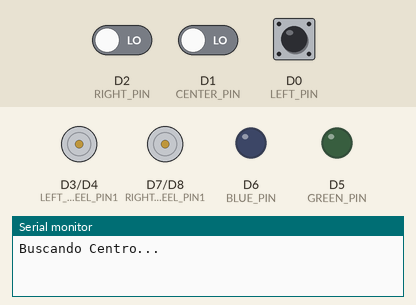
Bench run of a sketch on a simulated ESP8266 (NodeMCU). Parts: motor-driver pin pairs drawn as motors (green arrow = first pin HIGH = forward, orange = second pin HIGH = backward, longer = more drive), output pins drawn as LEDs (lit = HIGH), the last lines printed to the serial monitor. Dashed ring = blinking. The inputs (shaded band) are chosen by the test bench; at power-on: D1 (CENTER_PIN) LOW, D0 (LEFT_PIN) LOW, D2 (RIGHT_PIN) LOW.

Above: at 6.2 s.
6.3 s: D1 (CENTER_PIN) driven HIGH
At 6.66 s:
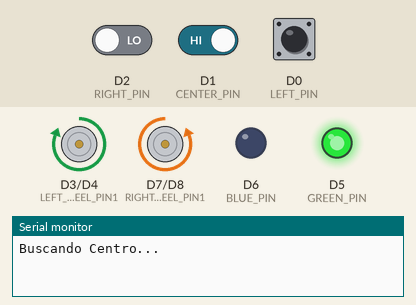
9.3 s: D0 (LEFT_PIN) pulled HIGH for 0.15 s
At 9.48 s:
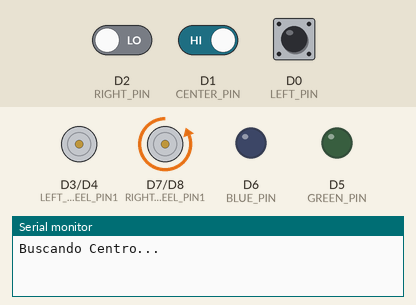
12.3 s: D1 (CENTER_PIN) driven LOW
At 13.86 s:
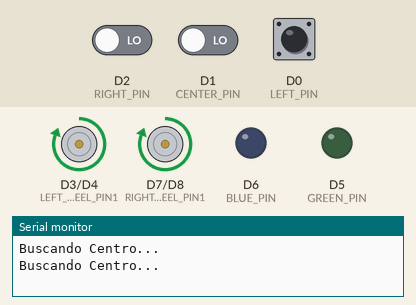
15.3 s: D1 (CENTER_PIN) driven HIGH
At 16.18 s:
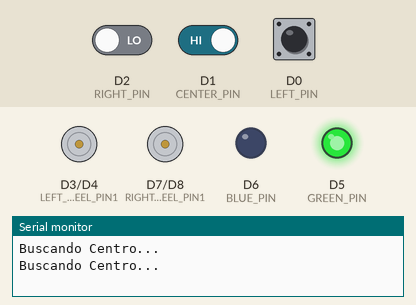
18.3 s: D0 (LEFT_PIN) pulled HIGH for 3.2 s
At 18.48 s:
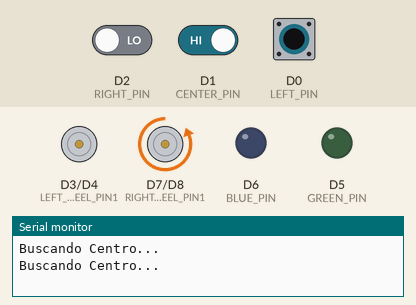
23.0 s: D2 (RIGHT_PIN) driven HIGH and D0 (LEFT_PIN) driven HIGH
At 24.12 s:
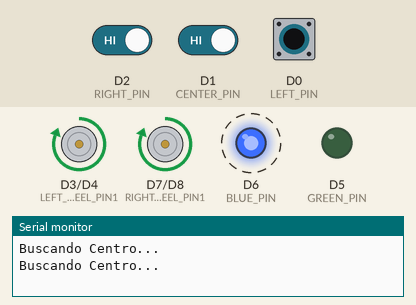
Timing chart, 0 to 27.0 s (numbered marks = the images above; inputs shaded):
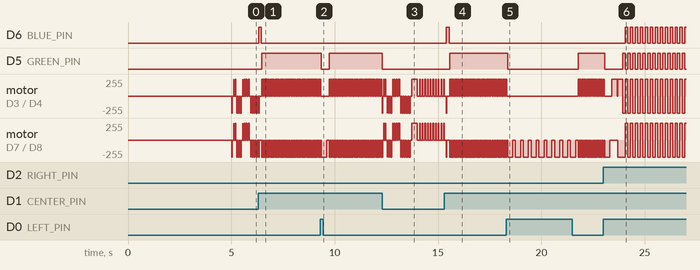

Measured:
- after the input at 6.3 s, D6 (BLUE_PIN): LOW → HIGH at once, → LOW 0.13 s later; D5 (GREEN_PIN): LOW → HIGH after 0.18 s
- after the input at 9.3 s, D5 (GREEN_PIN): HIGH → LOW after 0.06 s, → HIGH 0.38 s later
- after the input at 12.3 s, D5 (GREEN_PIN): HIGH → LOW at once
- after the input at 15.3 s, D6 (BLUE_PIN): LOW → HIGH after 0.11 s, → LOW 0.13 s later; D5 (GREEN_PIN): LOW → HIGH after 0.26 s
- after the input at 18.3 s, D5 (GREEN_PIN): HIGH → LOW after 0.06 s, → HIGH 3.4 s later
- after the input at 23.0 s, D6 (BLUE_PIN): alternates HIGH for 0.12 s and LOW for 0.12 s, starting after 1.1 s; D5 (GREEN_PIN): HIGH → LOW after 0.07 s, then repeats every 0.24 s: HIGH 0.12 s, LOW 0.12 s
- by itself, motor on D3 (LEFT_WHEEL_PIN1) / D4 (LEFT_WHEEL_PIN2): repeats every 0.08 s: forward 255/255 0.05 s, stopped 0.03 s

The sketch:

Maze-Solver.ino
```cpp
enum state {
  STOPPED,
  GOING_FORWARD,
  RECENTERING,
  TURNING_BACK,
  GOAL_REACHED
};
//#include "Decisions.h"

// PIN OUT
const int RIGHT_PIN = D2;
const int CENTER_PIN = D1;
const int LEFT_PIN = D0;
const int LEFT_WHEEL_PIN1 = D3;
const int LEFT_WHEEL_PIN2 = D4;
const int RIGHT_WHEEL_PIN1 = D7;
const int RIGHT_WHEEL_PIN2 = D8;
const int GREEN_PIN = D5;
const int BLUE_PIN = D6;


// CONSTANTS
const int GOAL_COUNTER_THRESHOLD = 5;
const int MOVE_TIME = 50;
const int CENTER_SEARCH_MOVE_LAPSE = 15;
const int SEARCH_ITERS = 6;
const int U_TURN_INITIAL_MOVE_LAPSE = 250;
const int TURN_INIT_LAPSE = 250;
const int REFINEMENT_LAPSE = 25;
const int MAX_REFINEMENT_FACTOR = 5;
const int READS_REMEMBERED = 100;
const int RIGHT_INDEX = 0;
const int LEFT_INDEX = 1;
const int CENTER_INDEX = 2;

// ROBOT MEMORY
enum state robot_state;
int last_reads [READS_REMEMBERED][3];
int last_read_index = 0;
int goal_counter = 0;
unsigned long time_last_log = millis();
//enum decision posibilities [5]= {NO_OP, NO_OP, NO_OP, NO_OP, NO_OP};
//int decision_index = 0;
//bool take_turn = false;


void setup() {
  robot_state = STOPPED;
  pinMode(RIGHT_PIN, INPUT); //Sensor infrarrojo como entrada
  pinMode(CENTER_PIN, INPUT);
  pinMode(LEFT_PIN, INPUT);
  pinMode(LEFT_WHEEL_PIN1, OUTPUT);
  pinMode(LEFT_WHEEL_PIN2, OUTPUT);
  pinMode(RIGHT_WHEEL_PIN1, OUTPUT);
  pinMode(RIGHT_WHEEL_PIN2, OUTPUT);
  pinMode(GREEN_PIN, OUTPUT);
  pinMode(BLUE_PIN, OUTPUT);
  Serial.begin(9600);
  delay(5000);
}

/*void loop(){
  delay(100);
  if(digitalRead(CENTER_PIN)){
    go_forward();
  }
}*/
void loop(){
  delay(30);
  turn_both_leds_off();
  if(robot_state == GOAL_REACHED){
    victory_dance();
  }
  if(left_present()){
    //blue_led_on();
    turn_left();
  } else {
    if(center_present()){
      green_led_on();
      go_forward();
    } else{
      if(right_present()){
        //blue_led_on();
        turn_right();
      } else{ //no left, center nor right
        bool recentered = find_center();
        if (!recentered){
          turn_back();
        }
      }
    }
  }
} //end loop

void check_goal(){
  if(goal_counter >= GOAL_COUNTER_THRESHOLD){
    robot_state = GOAL_REACHED;
  }
}

void turn_left(){
  bool right_was_present = right_present();
  bool confirmed_left = left_present();
  if(!confirmed_left){
    return;
  }
  start_right_wheel_forward();
  delay(TURN_INIT_LAPSE);
  stop_motors();
  delay(100);
  bool right_still_present = digitalRead(RIGHT_PIN);
  if(right_was_present && right_still_present){
    //return to previous position
     start_left_wheel_forward();
     delay(TURN_INIT_LAPSE);
     stop_motors();
     robot_state = GOAL_REACHED;
     return;
  }
  bool center = digitalRead(CENTER_PIN);
  while(!center){
    rotate_left(CENTER_SEARCH_MOVE_LAPSE*2);
    stop_motors();
    delay(100);
    center = digitalRead(CENTER_PIN);
  }
  //refine_center(true);
}

void turn_right(){
  bool left_was_present = left_present();
  bool confirmed_right = right_present();
  if(!confirmed_right){
    return;
  }
  start_left_wheel_forward();
  delay(TURN_INIT_LAPSE);
  stop_motors();
  delay(100);
  bool left_still_present = digitalRead(LEFT_PIN);
  if(left_was_present && left_still_present){
    //return to previous position
     start_right_wheel_forward();
     delay(TURN_INIT_LAPSE);
     stop_motors();
     robot_state = GOAL_REACHED;
     return;
  }
  bool center = digitalRead(CENTER_PIN);
  while(!center){
    rotate_right(CENTER_SEARCH_MOVE_LAPSE*2);
    stop_motors();
    delay(100);
    center = digitalRead(CENTER_PIN);
  }
  //refine_center(false);
}


void go_forward(){
  //Serial.println("Hacia delante!!!");
  start_right_wheel_forward();
  start_left_wheel_forward();
  delay(MOVE_TIME);
  stop_motors();
}

bool find_center(){
  Serial.println("Buscando Centro...");
  int center = digitalRead(CENTER_PIN);
  bool found_from_left = true;
  for(int i=0; !center && i<SEARCH_ITERS; i+=2){
    int max_rotation = CENTER_SEARCH_MOVE_LAPSE * (i+1);
    for(int rotation=CENTER_SEARCH_MOVE_LAPSE; !center && rotation<max_rotation; rotation+=CENTER_SEARCH_MOVE_LAPSE){
      rotate_right(rotation);
      delay(60);
      center = digitalRead(CENTER_PIN);
      if(center){
        found_from_left = false;
        break;
      }
    }
    if(!center){
      int max_rotation =  (i < 5)? CENTER_SEARCH_MOVE_LAPSE * (i+2) : CENTER_SEARCH_MOVE_LAPSE * (i+5);  //compensation for difference in response of the motors
      for(int rotation=CENTER_SEARCH_MOVE_LAPSE; !center && rotation<max_rotation; rotation+=CENTER_SEARCH_MOVE_LAPSE){
        rotate_left(rotation);
        delay(60);
        center = digitalRead(CENTER_PIN);
        if(center){
          found_from_left = true;
          break;
        }
      }
    }
  }
  if(center){
    refine_center(found_from_left);
    return true;
  }else{
    // return to original position
    //rotate_right(CENTER_SEARCH_MOVE_LAPSE * (SEARCH_ITERS));
    return false;
  }
}

void turn_back(){
  //robot_state = TURNING_BACK;
  //take_turn = true;
  bool strip_found = false;
  rotate_right(U_TURN_INITIAL_MOVE_LAPSE);
  while (!strip_found){
    rotate_right(CENTER_SEARCH_MOVE_LAPSE*2);
    delay(100);
    strip_found = digitalRead(CENTER_PIN);
  }
  refine_center(true);
}

void refine_center(bool from_left){
  int refinement_factor  = 1;
  if(!center_present()){
    return;
  }
  blue_led_on();
  //delay(1000); // TODO remove
  _refine_center(from_left, REFINEMENT_LAPSE);
  delay(100);
  while(!center_present()){
    _refine_center(!from_left, REFINEMENT_LAPSE/refinement_factor);
    delay(100);
    if(center_present())
      break;
    refinement_factor++;
    _refine_center(!from_left, REFINEMENT_LAPSE/refinement_factor);
    delay(100);
    if(refinement_factor > MAX_REFINEMENT_FACTOR){
      find_center();
    }
  }
  blue_led_off();
}

void _refine_center(bool from_left, int time_ms){
  if(from_left){
    rotate_left(time_ms);
  } else {
    rotate_right(time_ms);
  }
}

void victory_dance(){
  go_forward_for(MOVE_TIME*5);
  //rotate_left(500);
  //rotate_right(500);
  for(int i=0; i<20; i++){
    green_led_on();
    rotate_left(120);
    green_led_off();
    blue_led_on();
    rotate_right(120);
    blue_led_off();
  }
  while(true){
    green_led_on();
    delay(100000);
  }
}

void log_state(int sensor_right, int sensor_center, int sensor_left){
  unsigned long now = millis();
  if( now - time_last_log > 1000){
    Serial.print("Robot State: ");
    if(robot_state == STOPPED)
      Serial.print("STOPPED");
    if(robot_state == GOING_FORWARD){
      Serial.print("GOING FORWARD");
    }
    Serial.println("izquierdo");
    Serial.println(sensor_right);
    Serial.println("Centro");
    Serial.println(sensor_center);
    Serial.println("Derecho");
    Serial.println(sensor_left);
    time_last_log = now;
   }
}

///////////////////////////////////////////
/////////   Long term MEMORY   ///////////

void update_knowledge(){
  int right = digitalRead(RIGHT_PIN);
  int center = digitalRead(CENTER_PIN);
  int left = digitalRead(LEFT_PIN);
  log_state(right, center, left);
  // Update only if its different than last read.
  int * last_read = get_last_read();
  if(last_read[RIGHT_INDEX] != right || last_read[CENTER_INDEX] != center || last_read[LEFT_INDEX] != left){
    last_reads[last_read_index][RIGHT_INDEX] = right;
    last_reads[last_read_index][CENTER_INDEX] = center;
    last_reads[last_read_index][LEFT_INDEX] = left;
    last_read_index++;
    if(last_read_index > READS_REMEMBERED -1){
      last_read_index = 0;
    }
  }
  if(right && center && left){
    goal_counter++;
  }
}

int* get_last_read(){
  if (last_read_index == 0)
    return last_reads[READS_REMEMBERED-1];
  else
    return last_reads[last_read_index-1];
}


///////////////////////////////////////////
////////      IR  SENSORS      ///////////
bool center_present(){
  return digitalRead(CENTER_PIN);
}

bool right_present(){
  return digitalRead(RIGHT_PIN);
}

bool left_present(){
  return digitalRead(LEFT_PIN);
}

///////////////////////////////////////////
////////     WHEELS / MOTORS    ///////////

void go_forward_for(int time_ms){
  start_right_wheel_forward();
  start_left_wheel_forward();
  delay(time_ms);
  stop_motors();
}

void rotate_left(int time_ms){
  start_left_wheel_backwards();
  start_right_wheel_forward();
  delay(time_ms);
  stop_motors();
}

void rotate_right(int time_ms){
  start_left_wheel_forward();
  start_right_wheel_backwards();
  delay(time_ms);
  stop_motors();
}

void start_right_wheel_forward(){
  digitalWrite (RIGHT_WHEEL_PIN1, LOW);
  digitalWrite (RIGHT_WHEEL_PIN2, HIGH);
}

void start_left_wheel_forward(){
  digitalWrite (LEFT_WHEEL_PIN2, LOW);
  digitalWrite (LEFT_WHEEL_PIN1, HIGH);
}

void start_right_wheel_backwards(){
  digitalWrite (RIGHT_WHEEL_PIN1, HIGH);
  digitalWrite (RIGHT_WHEEL_PIN2, LOW);
}

void start_left_wheel_backwards(){
  digitalWrite (LEFT_WHEEL_PIN2, HIGH);
  digitalWrite (LEFT_WHEEL_PIN1, LOW);
}

void stop_motors()
{
  digitalWrite (LEFT_WHEEL_PIN1, LOW);
  digitalWrite (LEFT_WHEEL_PIN2, LOW);

  digitalWrite (RIGHT_WHEEL_PIN1, LOW);
  digitalWrite (RIGHT_WHEEL_PIN2, LOW);
}

void go_backwards(){
  // Right wheel motor
  digitalWrite (LEFT_WHEEL_PIN2, HIGH);
  digitalWrite (LEFT_WHEEL_PIN1, LOW);
  // Left wheel motor
  digitalWrite (RIGHT_WHEEL_PIN1, HIGH);
  digitalWrite (RIGHT_WHEEL_PIN2, LOW);

  delay(MOVE_TIME);
  stop_motors();
}
///////////////////////////////////////////
////////         LEDS          ///////////

void green_led_on(){
  digitalWrite(GREEN_PIN, HIGH);
}

void green_led_off(){
  digitalWrite(GREEN_PIN, LOW);
}

void blue_led_on(){
  digitalWrite(BLUE_PIN, HIGH);
}

void blue_led_off(){
  digitalWrite(BLUE_PIN, LOW);
}

void turn_both_leds_on(){
  green_led_on();
  blue_led_on();
}

void turn_both_leds_off(){
  green_led_off();
  blue_led_off();
}
```
